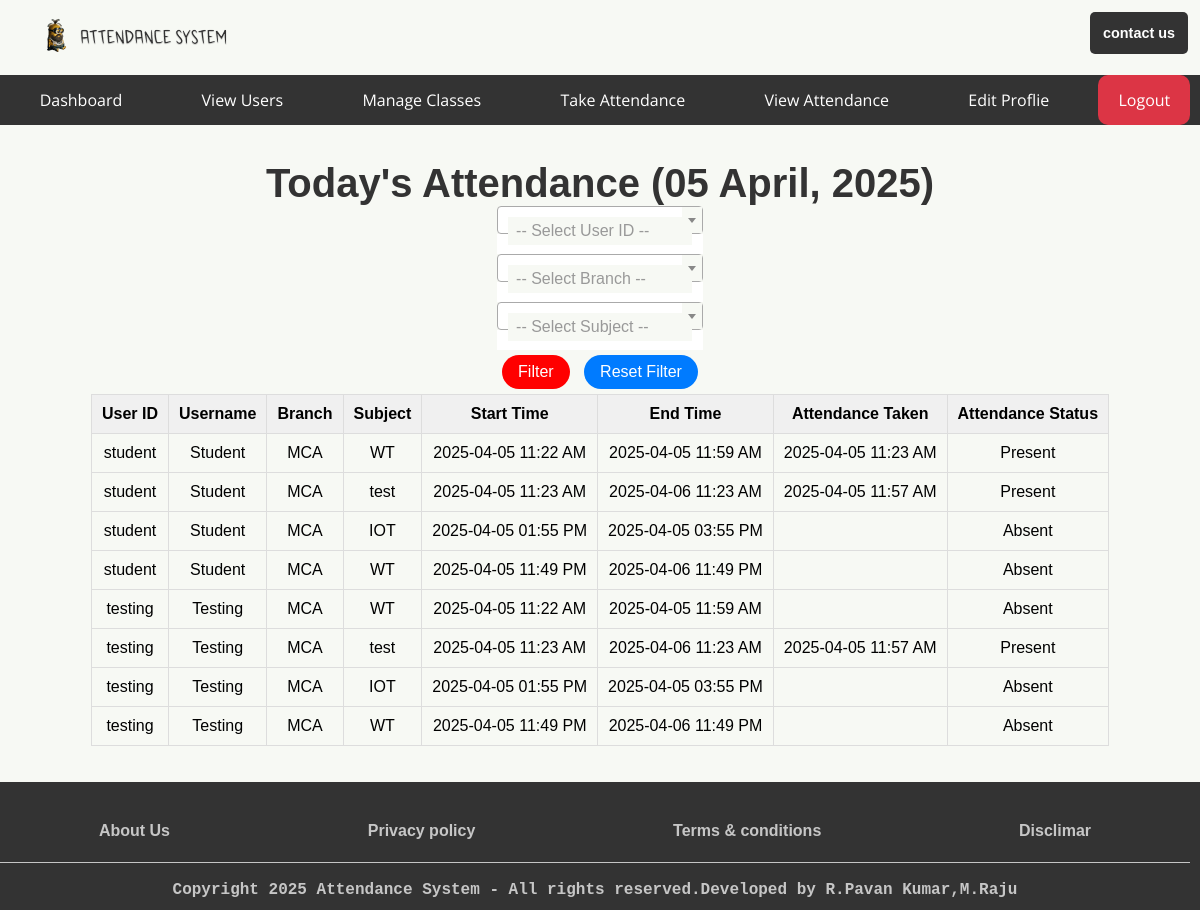
The app's page /teacher/view_attendance/today_attendance_all (signed in) with its own data.
### app.py (models this page shows, shortened)
class User(db.Model):
    userid = db.Column(db.String(10), primary_key=True, unique=True, nullable=False)
    username = db.Column(db.String(150), nullable=False)
    password_hash = db.Column(db.String(150), nullable=False)
    role = db.Column(db.String(50), nullable=False)

class SubjectsClasses(db.Model):  # Renamed to SubjectsClasses
    id = db.Column(db.Integer, primary_key=True)
    Branch = db.Column(db.String(200), nullable=False)
    Subject = db.Column(db.String(200), nullable=False)
    Start_Time = db.Column(db.DateTime, nullable=False)
    End_Time = db.Column(db.DateTime, nullable=False)
    date_created = db.Column(db.DateTime, default=datetime.utcnow)
    completed = db.Column(db.Integer, default=0)

class Attendance(db.Model):
    id = db.Column(db.Integer, primary_key=True)
    subject_id = db.Column(db.Integer)
    user_id = db.Column(db.String(10))
    date_time = db.Column(db.DateTime, default=datetime.utcnow)

### app.py (the view)
@app.route('/<role>/view_attendance/today_attendance_all', methods=['GET', 'POST'])
@role_required(['admin', 'teacher'])
def today_attendance_all(role):
    today = date.today()
    start_of_day = datetime.combine(today, time.min)
    end_of_day = datetime.combine(today, time.max)
    students_query = User.query.filter_by(role='student').order_by(User.userid)
    subjects_today_query = SubjectsClasses.query.filter(
        db.func.date(SubjectsClasses.Start_Time) == today
    ).order_by(SubjectsClasses.Start_Time)
    filter_userid = request.form.get('userid')
    filter_branch = request.form.get('branch')
    filter_subject = request.form.get('subject')
    if filter_userid:
        students_query = students_query.filter(User.userid == filter_userid)
    if filter_branch:
        subjects_today_query = subjects_today_query.filter(SubjectsClasses.Branch == filter_branch)
    if filter_subject:
        subjects_today_query = subjects_today_query.filter(SubjectsClasses.Subject == filter_subject)
    students = students_query.all()
    subjects_today = subjects_today_query.all()
    student_attendance_data = []
    for student in students:
        for subject_class in subjects_today:
            attendance_record = Attendance.query.filter(
                Attendance.user_id == student.userid,
                Attendance.subject_id == subject_class.id,
                Attendance.date_time >= start_of_day,
                Attendance.date_time <= end_of_day
            ).first()
            is_present = bool(attendance_record)
            attendance_time = attendance_record.date_time if attendance_record else None
            student_attendance_data.append({
                'user_id': student.userid,
                'username': student.username,
                'branch': subject_class.Branch,
                'subject': subject_class.Subject,
                'start_time': subject_class.Start_Time,
                'end_time': subject_class.End_Time,
                'attendance_taken': attendance_time,
                'attendance_status': 'Present' if is_present else 'Absent'
            })
    return render_template(
        f'auth/dashboards/{role}/attendance/today_attendance_all.html',
        student_attendance_data=student_attendance_data,
        today=today,
        students=User.query.filter_by(role='student').order_by(User.userid).all(),
        branches=SubjectsClasses.query.with_entities(SubjectsClasses.Branch).distinct().order_by(SubjectsClasses.Branch).all(),
        subjects=SubjectsClasses.query.with_entities(SubjectsClasses.Subject).distinct().order_by(SubjectsClasses.Subject).all(),
        filter_userid=filter_userid,
        filter_branch=filter_branch,
        filter_subject=filter_subject,
        role=role  # Pass the 'role' variable to the template context
    )

### app.py (called while the page is built)
def role_required(roles):
    if not isinstance(roles, list):
        roles = [roles]  # Ensure roles is a list
    def decorator(func):
        @wraps(func)
        def wrapper(*args, **kwargs):
            if 'username' not in session:
                return redirect(url_for('login'))
            user = User.query.filter_by(username=session['username']).first()
            if user.role not in roles:  # Check if the user's role is in the allowed roles list
                return redirect(url_for('index'))  # Redirect to the home page if unauthorized
            return func(*args, **kwargs)
        return wrapper
    return decorator

### templates/auth/dashboards/teacher/attendance/today_attendance_all.html (shortened to what this page needs)
{% extends 'base/base_teacher.html' %}
{% block body %}
<main class="today-attendance-main">
    <h1>Today's Attendance ({{ today.strftime('%d %B, %Y') }})</h1>
    <section class="filter-section">
        <form method="POST" id="form-sec" class="attendance-form">
            <div class="form-group">
            </div>
            <div class="form-group">
            </div>
            <div class="form-group">
            </div>
            <div class="form-actions">
                <button type="submit" class="delete">Filter</button>
                <a href="{{ url_for('today_attendance_all', role=role) }}" id="update" class="button secondary">Reset Filter</a>
            </div>
        </form>
    </section>
    {% if student_attendance_data %}
    <div style="overflow-x: auto; max-width: 100%;">
    <table class="attendance-table">
        <thead>
            <tr>
                <th>User ID</th>
                <th>Username</th>
                <th>Branch</th>
                <th>Subject</th>
                <th>Start Time</th>
                <th>End Time</th>
                <th>Attendance Taken</th>
                <th>Attendance Status</th>
            </tr>
        </thead>
        <tbody>
            {% for data in student_attendance_data %}
            <tr>
                <td>{{ data.user_id }}</td>
                <td>{{ data.username }}</td>
                <td>{{ data.branch }}</td>
                <td>{{ data.subject }}</td>
                <td>{{ data.start_time.strftime('%Y-%m-%d %I:%M %p') if data.start_time }}</td>
                <td>{{ data.end_time.strftime('%Y-%m-%d %I:%M %p') if data.end_time }}</td>
                <td>{{ data.attendance_taken.strftime('%Y-%m-%d %I:%M %p') if data.attendance_taken }}</td>
                <td>{{ data.attendance_status }}</td>
            </tr>
            {% endfor %}
        </tbody>
    </table>
    </div>
    {% else %}
    <p>No attendance data found for today based on the applied filters.</p>
    {% endif %}
</main>
<link href="https://cdnjs.cloudflare.com/ajax/libs/select2/4.0.13/css/select2.min.css" rel="stylesheet" />
{% endblock body %}

### static/styles/index.css (style rules this page uses)
* { background: #f7f9f4; font-family: 'Arial', sans-serif; margin: 0; padding: 0; box-sizing: border-box; font-size: 1rem; text-decoration: none; }
a { background: transparent; }
main { display: flex; justify-content: start; align-items: center; flex-direction: column; padding: 3% 0; width: 100%; min-height: 60vh; }
a { text-decoration: none; }
a.button { background-color: #333; color: #fff; border: none; padding: 10px 20px; font-size: 16px; text-decoration: none; cursor: pointer; }
form { width: 300px; max-width: 500px; margin: 40px auto; padding: 20px; border: 1px solid #ddd; border-radius: 10px; box-shadow: 0 0 10px rgba(0, 0, 0, 0.1); }
table { margin: 0 auto; border-collapse: collapse; border-spacing: 0; width: 100%; border: 1px solid #ddd; }
th, td { border: 1px solid #ddd; padding: 10px; text-align: center; }
th { background-color: #f0f0f0; }
h1 { text-align: center; font-size: 2.5rem; color: #333; }
#form-sec { width: auto; max-width: auto; margin: 0 auto; padding: 0 0 0 0; border: none; border-radius: none; box-shadow: none; display: flex; background-color: #ffffff; display: block; margin-top: 0em; unicode-bidi: isolate; }
#update { display: inline-block; padding: 8px 16px; margin: 5px; border-radius: 20px; background-color: #007bff; color: #fff; text-decoration: none; -webkit-transition: background-color 0.3s ease; transition: background-color 0.3s ease; }
.delete { display: inline-block; padding: 8px 16px; margin: 5px; border-radius: 20px; background-color: #ff0000; color: #fff; text-decoration: none; -webkit-transition: background-color 0.3s ease; transition: background-color 0.3s ease; width: auto; border: none; box-shadow: none; }
.form-group { margin-bottom: 15px; }
button { width: 100%; padding: 10px; background-color: #ff7b00; border: none; border-radius: 5px; color: white; font-size: 16px; cursor: pointer; margin-top: 15px; }
.attendance-form { max-width: 600px; margin: 0 auto; }
.form-group { margin-bottom: 20px; }

### records on screen
User: user_id "student" "student" "student" "student", username "Student" "Student" "Student" "Student"
SubjectsClasses: branch "MCA" "MCA", subject "WT" "WT", start_time "2025-04-05 11:22 AM" "2025-04-05 11:22 AM", end_time "2025-04-05 11:59 AM" "2025-04-05 11:59 AM"
Attendance: attendance_taken "2025-04-05 11:23 AM"
SubjectsClasses: branch "MCA" "MCA", subject "test" "test", start_time "2025-04-05 11:23 AM" "2025-04-05 11:23 AM", end_time "2025-04-06 11:23 AM" "2025-04-06 11:23 AM"
Attendance: attendance_taken "2025-04-05 11:57 AM"
SubjectsClasses: branch "MCA" "MCA", subject "IOT" "IOT", start_time "2025-04-05 01:55 PM" "2025-04-05 01:55 PM", end_time "2025-04-05 03:55 PM" "2025-04-05 03:55 PM"
SubjectsClasses: branch "MCA" "MCA", subject "WT" "WT", start_time "2025-04-05 11:49 PM" "2025-04-05 11:49 PM", end_time "2025-04-06 11:49 PM" "2025-04-06 11:49 PM"
User: user_id "testing" "testing" "testing" "testing", username "Testing" "Testing" "Testing" "Testing"
Attendance: attendance_taken "2025-04-05 11:57 AM"

### other values on screen
{{ data.attendance_status }} "Present" "Present" "Absent" "Absent" "Absent" "Present" "Absent" "Absent"
